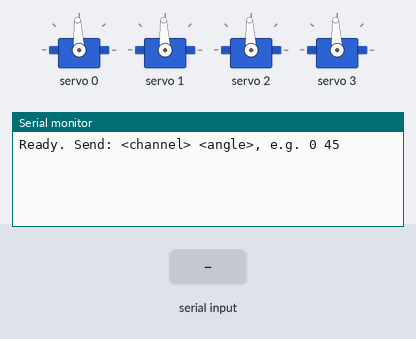
The sketch below on a simulated ESP32. Parts: 4 × servo, the last lines printed to the serial monitor. The inputs (shaded band) are chosen by the test bench.

Above: at 3.4 s.
3.5 s: "90,45\n" received over Serial
At 3.9 s:
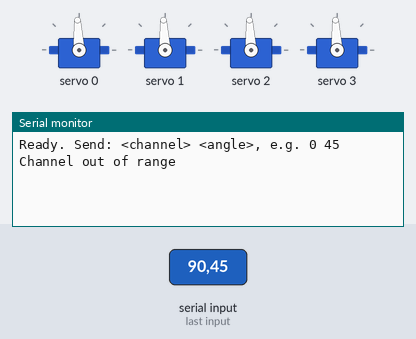
5.0 s: "1,90\n" received over Serial
At 6.3 s:
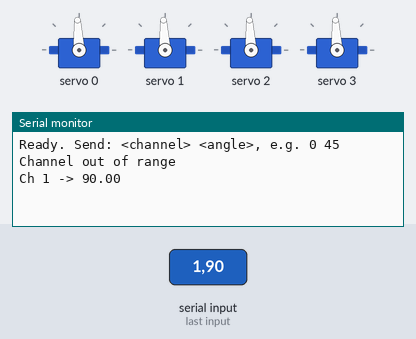

The sketch:

TestCode.ino
```cpp
/*
  4DOF servo robot arm: base yaw, shoulder, elbow, wrist pitch
  Servos: Miuzei 9g metal gear 180 deg (MG90S-type)

  Serial commands (115200 baud, newline terminated):
    P x y z phi      Move tool tip to x,y,z [mm], tool pitch phi [deg] (0 = horizontal, -90 = pointing down)
    A s0 s1 s2 s3    Set raw servo angles [deg] (for calibration)
    H                Home position
    ?                Print current servo angles

  Coordinate frame:
    Origin = base rotation axis at base plate level
    x = forward, y = left, z = up
    Joint angles: shoulder from horizontal, elbow relative to upper arm,
                  wrist relative to forearm (positive = up)
*/

#include <Wire.h>
#include <Adafruit_PWMServoDriver.h>

const int SDA_PIN = 23;
const int SCL_PIN = 22;

const int US_MIN = 500;    // pulse at 0 deg
const int US_MAX = 2500;   // pulse at 180 deg (reduce if servo buzzes at end)
const uint8_t NUM_SERVOS = 4;

Adafruit_PWMServoDriver pwm(0x40, Wire);

void setAngle(uint8_t ch, float deg) {
  deg = constrain(deg, 0, 180);
  uint16_t us = US_MIN + deg / 180.0 * (US_MAX - US_MIN);
  pwm.writeMicroseconds(ch, us);
}

void setup() {
  Serial.begin(115200);
  delay(1000);
  Wire.begin(SDA_PIN, SCL_PIN);

  // Check the PCA9685 answers on I2C
  Wire.beginTransmission(0x40);
  if (Wire.endTransmission() != 0) {
    Serial.println("PCA9685 not found at 0x40 - check wiring");
    while (true) delay(1000);
  }

  pwm.begin();
  pwm.setOscillatorFrequency(27000000);
  pwm.setPWMFreq(50);   // 50 Hz servo frame
  delay(10);

  for (uint8_t ch = 0; ch < NUM_SERVOS; ch++) {
    setAngle(ch, 90);
    delay(300);         // stagger startup current
  }
  Serial.println("Ready. Send: <channel> <angle>, e.g. 0 45");
}

void loop() {
  if (Serial.available()) {
    int ch = Serial.parseInt();
    float deg = Serial.parseFloat();
    while (Serial.available()) Serial.read();   // flush line ending

    if (ch < 0 || ch >= NUM_SERVOS) {
      Serial.println("Channel out of range");
      return;
    }
    setAngle(ch, deg);
    Serial.print("Ch "); Serial.print(ch);
    Serial.print(" -> "); Serial.println(deg);
  }
}
```

Measured:
- after the input at 3.5 s, the serial monitor: prints a new line at once (image 1)
- after the input at 5.0 s, the serial monitor: prints a new line at once (image 2)
